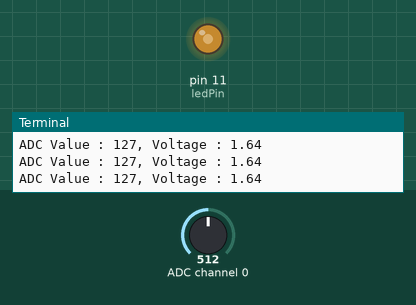
Recording of a program running on a simulated Raspberry Pi (header pin numbers). On the bench: output pins drawn as LEDs (lit = HIGH), the last lines printed to the terminal. The inputs (shaded band) are chosen by the test bench; at power-on: ADC channel 0 = 512 (analog values on the 0–1023 scale).

Above: at 1.2 s.
1.3 s: ADC channel 0 set to 716
At 2.5 s:
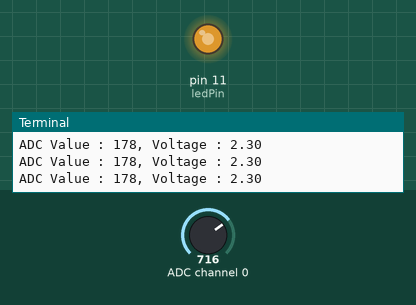
2.8 s: ADC channel 0 set to 900
At 3.4 s:
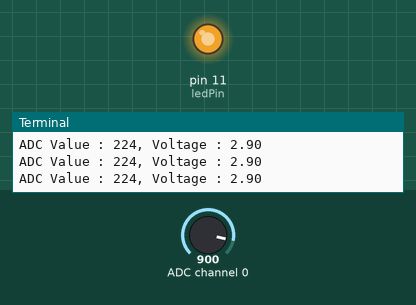
4.3 s: ADC channel 0 set to 122
At 4.7 s:
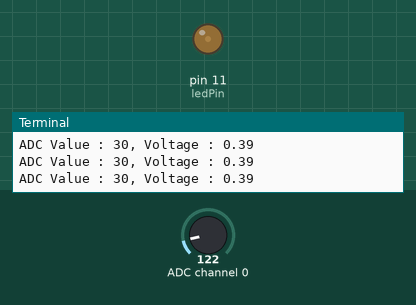
5.8 s: ADC channel 0 set to 0
At 7.0 s:
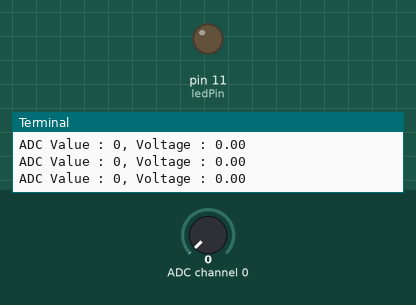
7.3 s: ADC channel 0 set to 511
At 8.3 s:
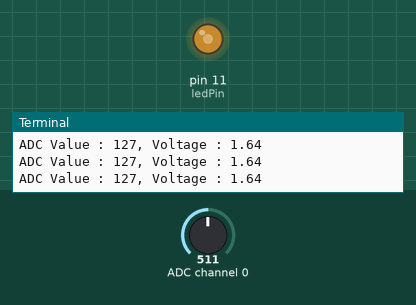
Timing chart, 0 to 9.8 s (numbered marks = the images above; inputs shaded):
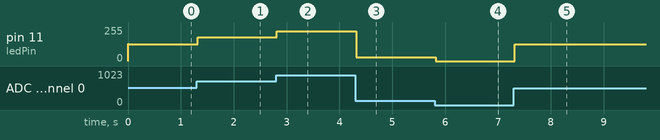

Measured:
- after the input at 1.3 s, pin 11 (ledPin): 127/255 → 178/255 at once
- after the input at 2.8 s, pin 11 (ledPin): 178/255 → 224/255 at once
- after the input at 4.3 s, pin 11 (ledPin): 224/255 → 30/255 at once
- after the input at 5.8 s, pin 11 (ledPin): 30/255 → 0/255 at once
- after the input at 7.3 s, pin 11 (ledPin): 0/255 → 127/255 at once

The program:

Nightlamp.py
```python
#!/usr/bin/env python3
#############################################################################
# Filename    : Nightlamp.py
# Description : Photoresistor control LED
# Author      : freenove
# modification: 2018/08/02
########################################################################
import RPi.GPIO as GPIO
import smbus
import time

address = 0x48
bus=smbus.SMBus(1)
cmd=0x40
ledPin = 11

def analogRead(chn):
	value = bus.read_byte_data(address,cmd+chn)
	return value

def analogWrite(value):
	bus.write_byte_data(address,cmd,value)

def setup():
	global p
	GPIO.setmode(GPIO.BOARD)
	GPIO.setup(ledPin,GPIO.OUT)
	GPIO.output(ledPin,GPIO.LOW)

	p = GPIO.PWM(ledPin,1000)
	p.start(0)

def loop():
	while True:
		value = analogRead(0)
		p.ChangeDutyCycle(value*100/255)
		voltage = value / 255.0 * 3.3
		print ('ADC Value : %d, Voltage : %.2f'%(value,voltage))
		time.sleep(0.01)

def destroy():
	bus.close()
	GPIO.cleanup()

if __name__ == '__main__':
	print ('Program is starting ... ')
	setup()
	try:
		loop()
	except KeyboardInterrupt:
		destroy()
```
